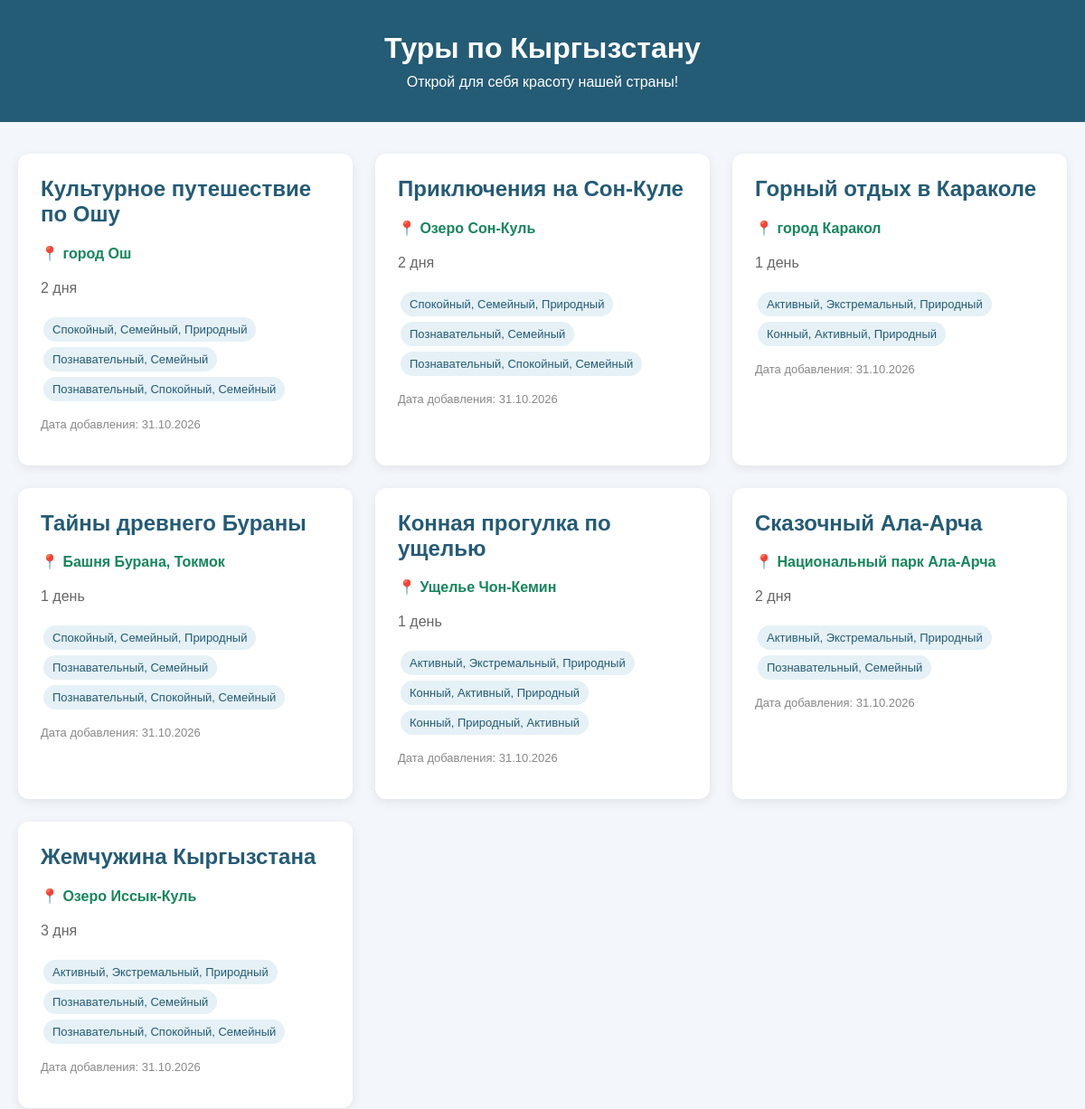
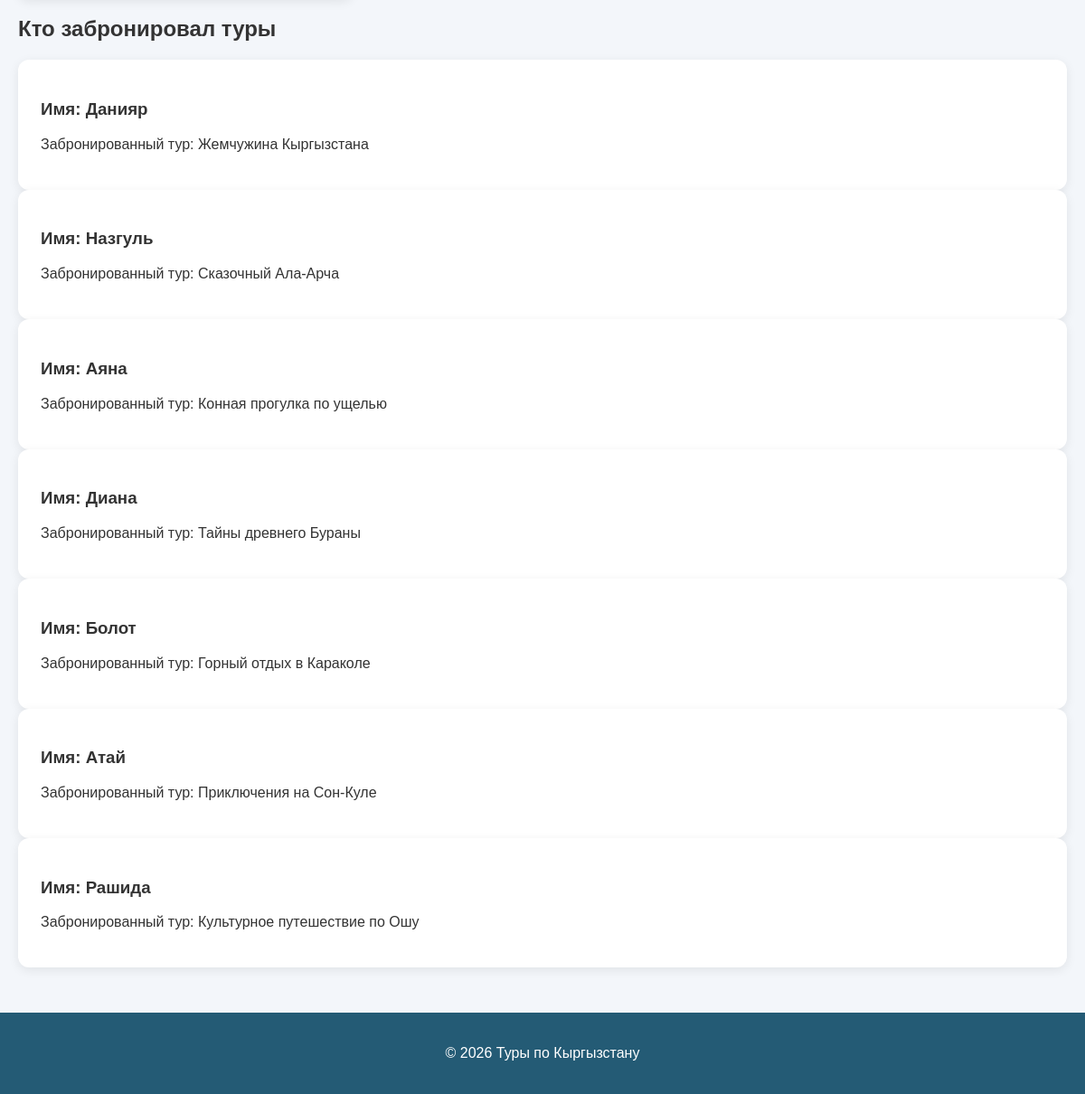
Screenshot of /holiday_tour/ with the database file from the repository (2 pictures, top to bottom).
### holiday_tour/models.py (models this page shows, shortened)
class Tour(models.Model):
    title = models.CharField(max_length=100, default='Жемчужина Кыргызстана')
    location = models.CharField(max_length=100)
    description = models.TextField(blank=True)
    booking_date = models.DateField(auto_now_add=True)
    categories = models.ManyToManyField(Category, blank=True)

class Category(models.Model):
    category_tour = models.CharField(max_length=100)

class Booking(models.Model):
    person = models.OneToOneField(Person, on_delete=models.CASCADE)
    tour_booking = models.ForeignKey(Tour, on_delete=models.CASCADE)

class Person(models.Model):
    name = models.CharField(max_length=100)

### holiday_tour/views.py (the view)
# urls.py: path('holiday_tour/', holiday_tour_list_view, name='holidaytour'),
def holiday_tour_list_view(request):
    if request.method == "GET":
        tour = Tour.objects.all().order_by('-id')
        booking = Booking.objects.select_related(
            'person', 'tour_booking'
        ).all()
    return render(request, 'holiday_tour_list.html', {
        'tour': tour,
        'booking': booking
    })

### templates/holiday_tour_list.html (shortened to what this page needs)
<!DOCTYPE html>
<html lang="ru">
<head>
</head>
<body>
<header>
    <h1>Туры по Кыргызстану</h1>
    <p>Открой для себя красоту нашей страны!</p>
</header>
<div class="container">
    {% if tour %}
        <div class="tour-container">
            {% for item in tour %}
                <div class="tour-card">
                    <h2>{{ item.title }}</h2>
                    <p class="location">
                        📍 {{ item.location }}
                    </p>
                    <p class="description">
                        {{ item.description|default:"Описание пока отсутствует." }}
                    </p>
                    <div class="categories">
                        {% for category in item.categories.all %}
                            <span class="category">
                                {{ category.category_tour }}
                            </span>
                        {% empty %}
                            <span>Категории не указаны</span>
                        {% endfor %}
                    </div>
                    <p class="date">
                        Дата добавления: {{ item.booking_date|date:"d.m.Y" }}
                    </p>
                </div>
            {% endfor %}
        </div>
        <h2>Кто забронировал туры</h2>
{% for item in booking %}
    <div class="tour-card">
        <h3>Имя: {{ item.person.name }}</h3>
        <p>Забронированный тур: {{ item.tour_booking.title }}</p>
    </div>
{% empty %}
    <p>Пока бронирований нет.</p>
{% endfor %}
    {% else %}
        <div class="empty">
            <h2>Пока туров нет</h2>
            <p>Здесь скоро появятся интересные предложения!</p>
        </div>
    {% endif %}
</div>
<footer>
    <p>© 2026 Туры по Кыргызстану</p>
</footer>
</body>
</html>

### templates/holiday_tour_list.html (style rules this page uses)
* { box-sizing: border-box; }
body { margin: 0; font-family: Arial, sans-serif; background: #f3f6fa; color: #333; }
header { background: #245b75; color: white; text-align: center; padding: 35px 20px; }
header h1 { margin: 0 0 10px; font-size: 32px; }
header p { margin: 0; font-size: 16px; }
.container { max-width: 1200px; margin: 35px auto; padding: 0 20px; }
.tour-container { display: grid; grid-template-columns: repeat(auto-fit, minmax(280px, 1fr)); gap: 25px; }
.tour-card { background: white; border-radius: 12px; padding: 25px; box-shadow: 0 3px 12px rgba(0, 0, 0, 0.08); transition: 0.3s; }
.tour-card h2 { color: #245b75; margin-top: 0; }
.location { color: #16865c; font-weight: bold; }
.description { line-height: 1.6; color: #666; }
.categories { margin-top: 15px; }
.category { display: inline-block; background: #e5f1f6; color: #245b75; padding: 6px 10px; border-radius: 15px; margin: 3px; font-size: 13px; }
.date { margin-top: 15px; color: #888; font-size: 13px; }
footer { background: #245b75; color: white; text-align: center; padding: 20px; margin-top: 50px; }

### rows the page displays
Tour: title "Культурное путешествие по Ошу", location "город Ош", description "2 дня", booking_date "31.10.2026"
Category: category_tour "Спокойный, Семейный, Природный"
Category: category_tour "Познавательный, Семейный"
Category: category_tour "Познавательный, Спокойный, Семейный"
Tour: title "Приключения на Сон-Куле", location "Озеро Сон-Куль", description "2 дня", booking_date "31.10.2026"
Tour: title "Горный отдых в Караколе", location "город Каракол", description "1 день", booking_date "31.10.2026"
Category: category_tour "Активный, Экстремальный, Природный"
Category: category_tour "Конный, Активный, Природный"
Tour: title "Тайны древнего Бураны", location "Башня Бурана, Токмок", description "1 день", booking_date "31.10.2026"
Category: category_tour "Спокойный, Семейный, Природный"
Tour: title "Конная прогулка по ущелью", location "Ущелье Чон-Кемин", description "1 день", booking_date "31.10.2026"
Category: category_tour "Конный, Природный, Активный"
Tour: title "Сказочный Ала-Арча", location "Национальный парк Ала-Арча", description "2 дня", booking_date "31.10.2026"
Tour: title "Жемчужина Кыргызстана", location "Озеро Иссык-Куль", description "3 дня", booking_date "31.10.2026"
Booking: person.name "Данияр", tour_booking "Жемчужина Кыргызстана"
Booking: person.name "Назгуль", tour_booking "Сказочный Ала-Арча"
Booking: person.name "Аяна", tour_booking "Конная прогулка по ущелью"
Booking: person.name "Диана", tour_booking "Тайны древнего Бураны"
Booking: person.name "Болот", tour_booking "Горный отдых в Караколе"
Booking: person.name "Атай", tour_booking "Приключения на Сон-Куле"
Booking: person.name "Рашида", tour_booking "Культурное путешествие по Ошу"
